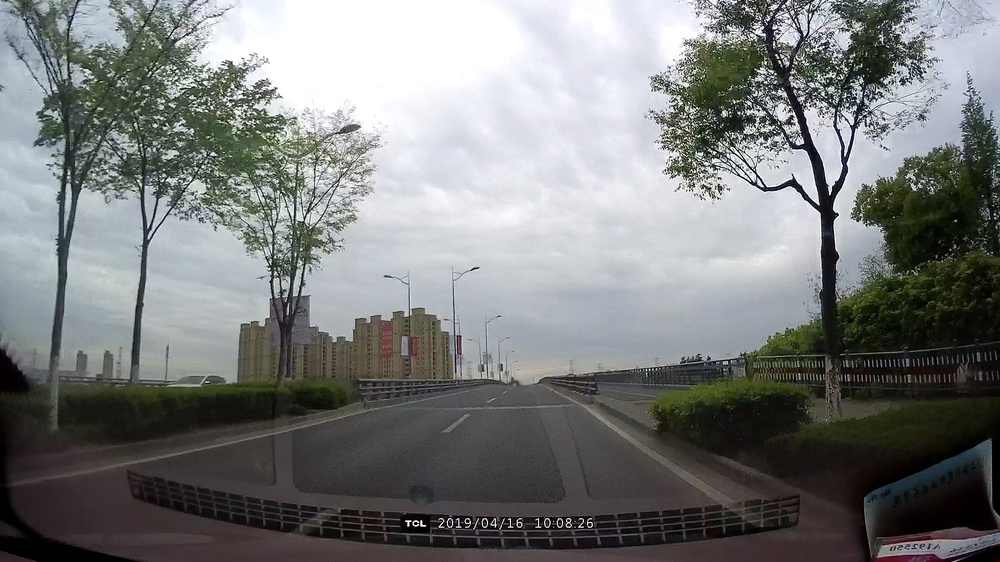
%> input picture test_1.jpg, 1000 x 562 px, shrunk from 1920 x 1080 before the run
$ octave --eval "result = get_mask(imread('test_1.jpg'));"   (GNU Octave 9; MATLAB toolbox functions it lacks are replaced by stand-ins)
%> lines starting %> are read from the running program, lines starting %| are printed output that depends on the picture; in (x1, y1, x2, y2) boxes, pixels count from 0 and x2, y2 are one past the last pixel; in counts of white or black regions, pixels touching at a corner belong together; the program's own positions count from 1
%MASK预处理
function  Iedge = get_mask (I)
    % [6 lines of commented-out code are left out]
    Ihsv=rgb2hsv(I); %色调、饱和度、明度提取法
%> Ihsv: size 562x1000x3 double; mean H, S, V 0.446, 0.153, 0.503
    Iv=Ihsv(:,:,2);                    %提取饱和度空间
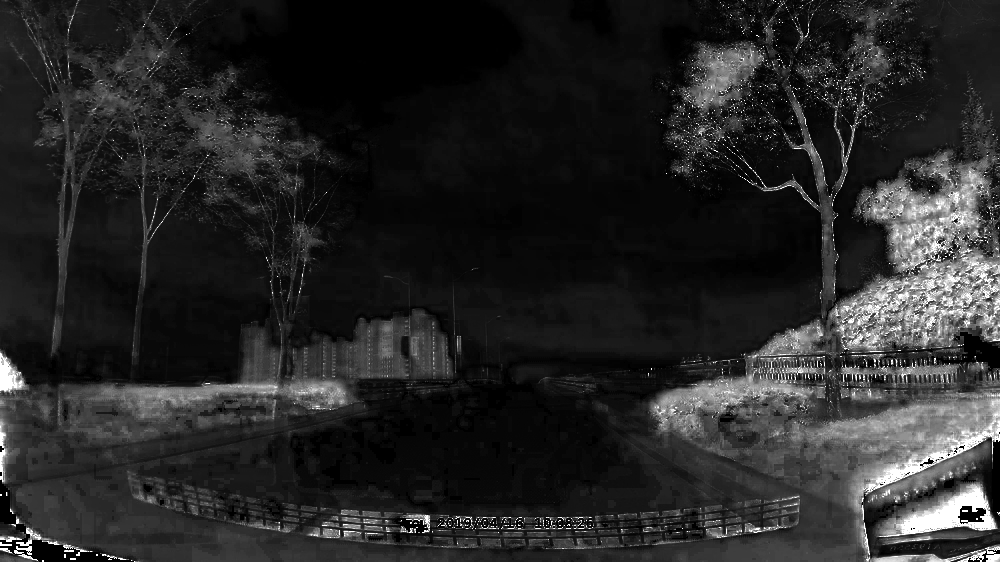
%> Iv: size 562x1000 double; min 0, max 1, mean 0.153
    Ivl = Iv(:, :, :);
    Iedge=edge(Ivl,'Canny');    %边沿检测
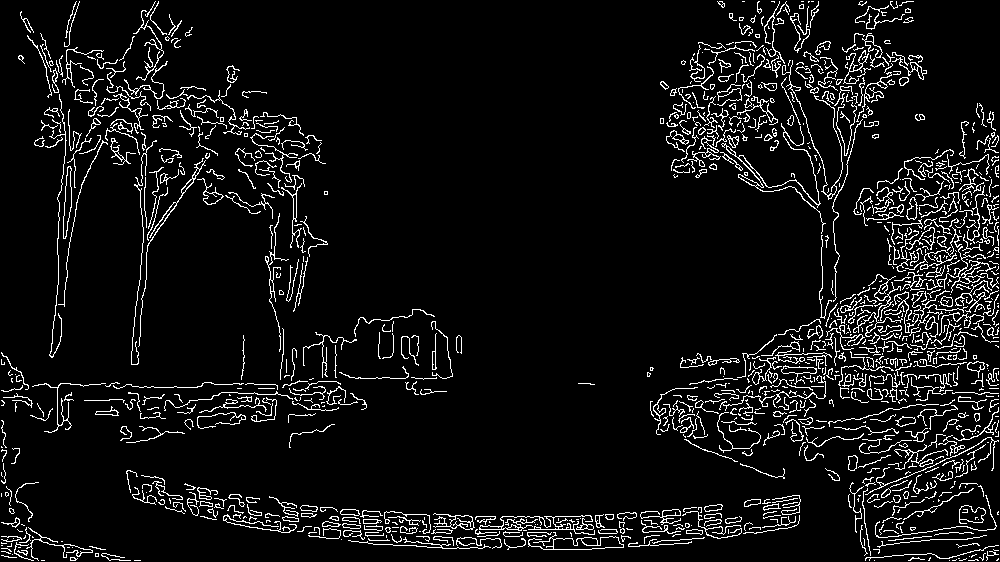
%> Iedge: size 562x1000 logical; 7% white in thin lines or dots
    Iedge = imdilate(Iedge,ones(5)); %膨胀
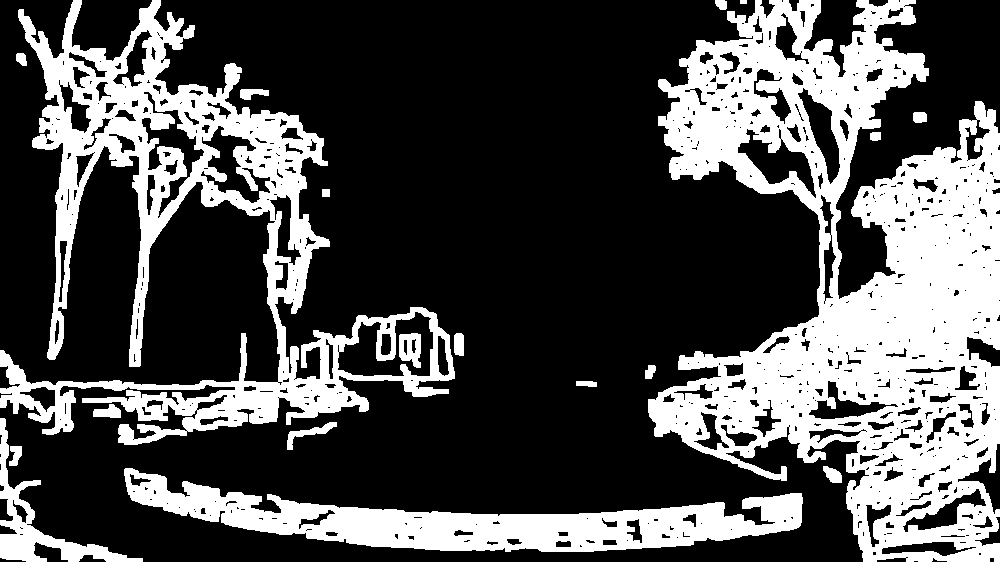
%> Iedge: size 562x1000 logical; 31% white; 19 white regions, largest, box (x1, y1, x2, y2) and area: (648, 0, 1000, 562) 95975, (0, 0, 455, 445) 49469, (124, 468, 803, 552) 22342

    %形态学 滤波 填孔 开操作过滤颗粒
    Iedge = imfilter(Iedge, fspecial('gaussian',10,15), 'replicate', 'conv');
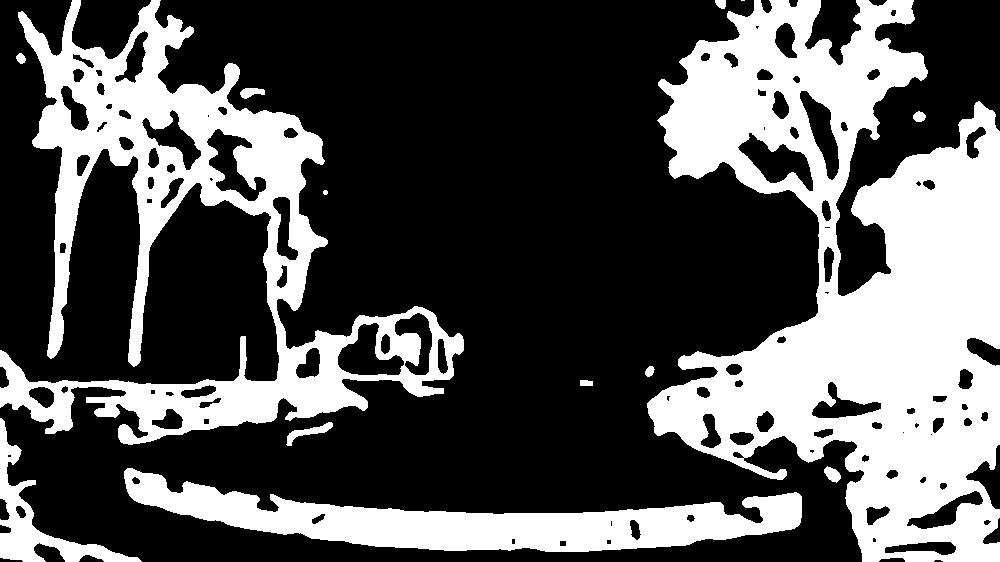
%> Iedge: size 562x1000 logical; 33.4% white; 14 white regions (1 under 20 px), largest, box (x1, y1, x2, y2) and area: (647, 0, 1000, 562) 103656, (0, 0, 464, 445) 55341, (124, 468, 802, 552) 23427
    Iedge = bwfill(Iedge, 'holes');
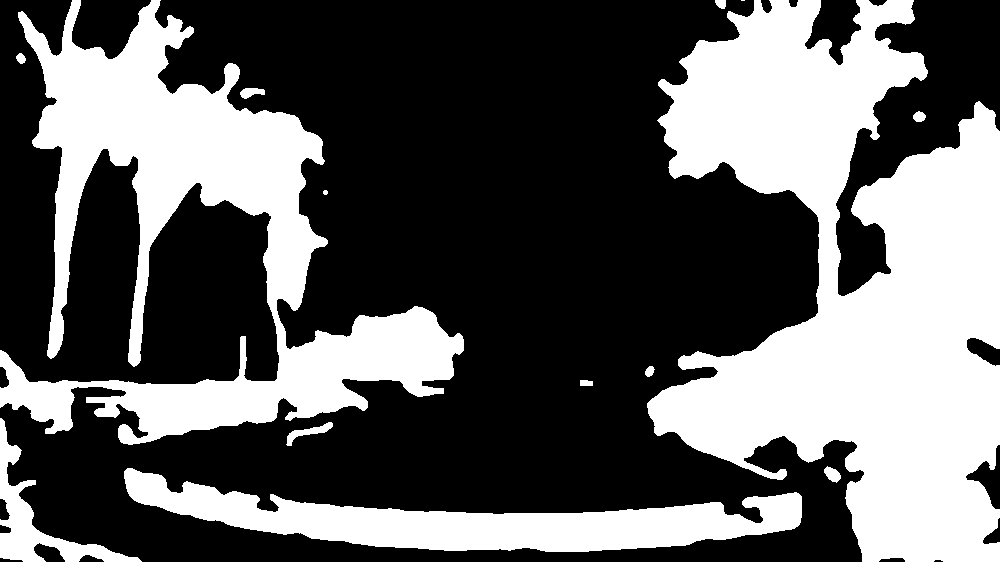
%> Iedge: size 562x1000 logical; 37.5% white; 14 white regions (1 under 20 px), largest, box (x1, y1, x2, y2) and area: (647, 0, 1000, 562) 114513, (0, 0, 464, 445) 67126, (124, 468, 802, 552) 23788
    SE = strel('square', 15);
    Iedge = imopen(Iedge, SE);
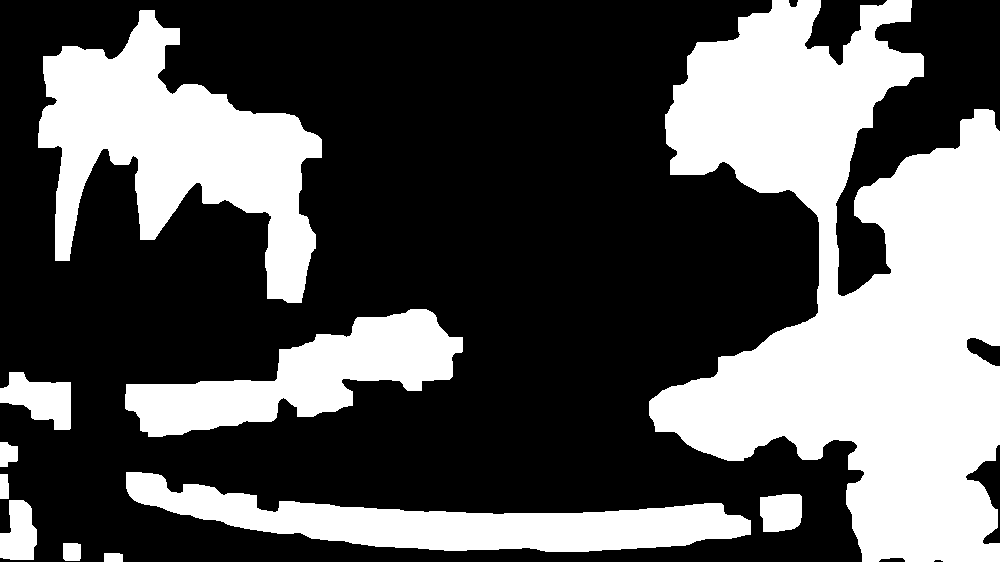
%> Iedge: size 562x1000 logical; 34.9% white; 11 white regions, largest, box (x1, y1, x2, y2) and area: (649, 0, 1000, 562) 111886, (38, 10, 322, 303) 37287, (126, 472, 751, 552) 21707

    % [12 lines of commented-out code are left out]
end
%
% hold on
% %左方直线检测与绘制
% %得到霍夫空间
% [H1,T1,R1] = hough(Iedge,'Theta',20:0.1:60);
% % 输入二值图像BW，角度范围与步进（最大，[-90, 90)）,返回 H-霍夫空间，T-theta，R-p
% % 求极值点 输入霍夫空间和极值数量，返回极值的坐标
% Peaks1=houghpeaks(H1,peaks_num,'threshold',ceil(0.3*max(H1(:))));
% %得到线段信息 返回lines是一个包含图像中线段首末点、p、theta的结构体
% lines=houghlines(Iedge,T1,R1,Peaks1,'FillGap',50,'MinLength',7);
% %绘制线段
%  for k=1:length(lines)
%     xy=[lines(k).point1;lines(k).point2];
%     plot(xy(:,1),xy(:,2)+bias,'LineWidth',2,'Color','r');
%  end
%
%  %右方直线检测与绘制
% [H2,T2,R2] = hough(Iedge,'Theta',-60:0.1:-20);
% Peaks2=houghpeaks(H2,peaks_num,'threshold',ceil(0.3*max(H2(:))));
% lines2=houghlines(Iedge,T2,R2,Peaks2,'FillGap',50,'MinLength',7);
%
% for k=1:length(lines2)
%     xy1=[lines2(k).point1;lines2(k).point2];
%     plot(xy1(:,1),xy1(:,2)+bias,'LineWidth',2,'Color','b');
% end
%
% hold off

$ run again, on test_2.jpg
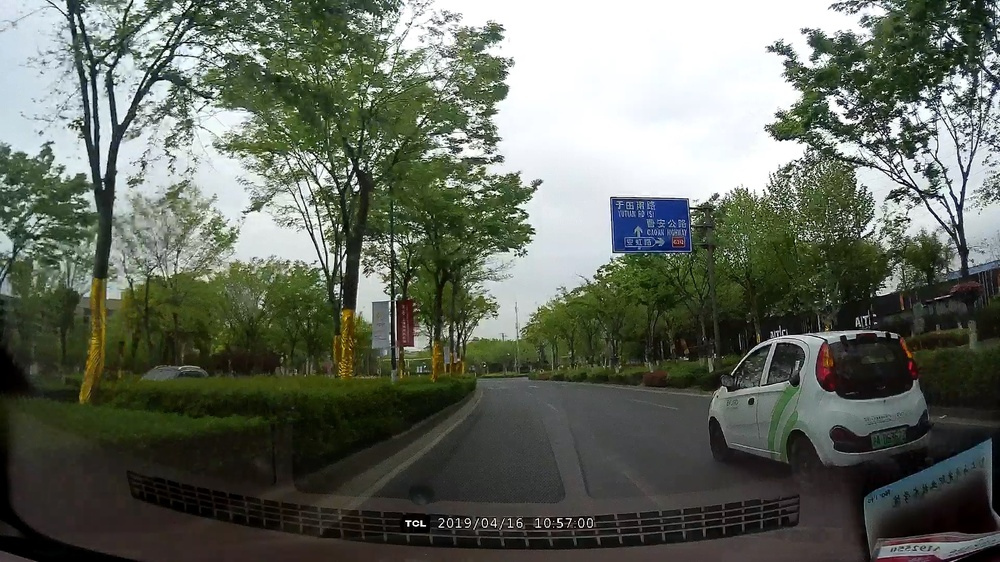
%> input picture test_2.jpg, 1000 x 562 px, shrunk from 1920 x 1080 before the run
%> Ihsv: size 562x1000x3 double; mean H, S, V 0.306, 0.266, 0.422
%> in get_mask, `Iedge=edge(Ivl,'Canny');`:
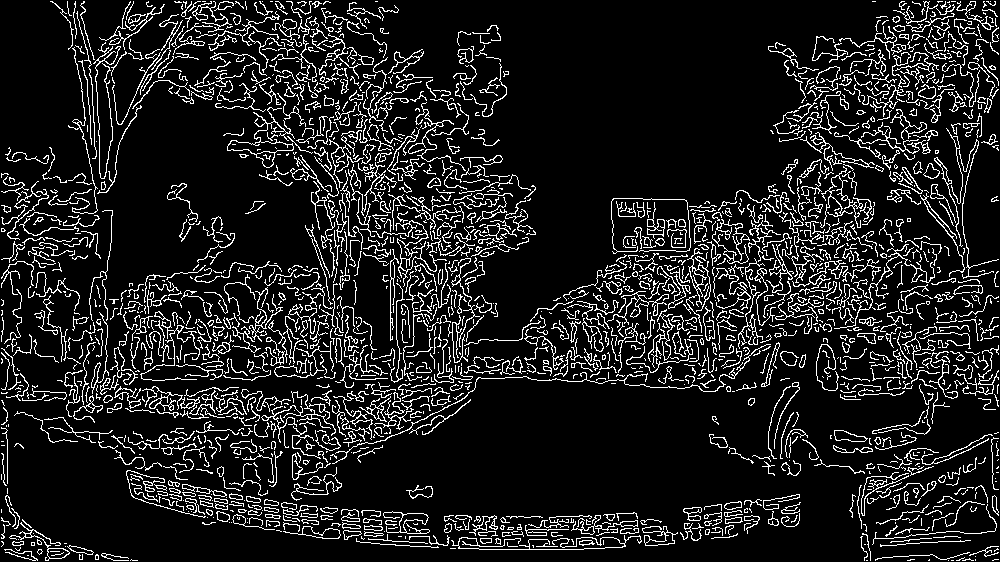
%> Iedge: size 562x1000 logical; 12% white in thin lines or dots
%> in get_mask, `Iedge = imopen(Iedge, SE);`:
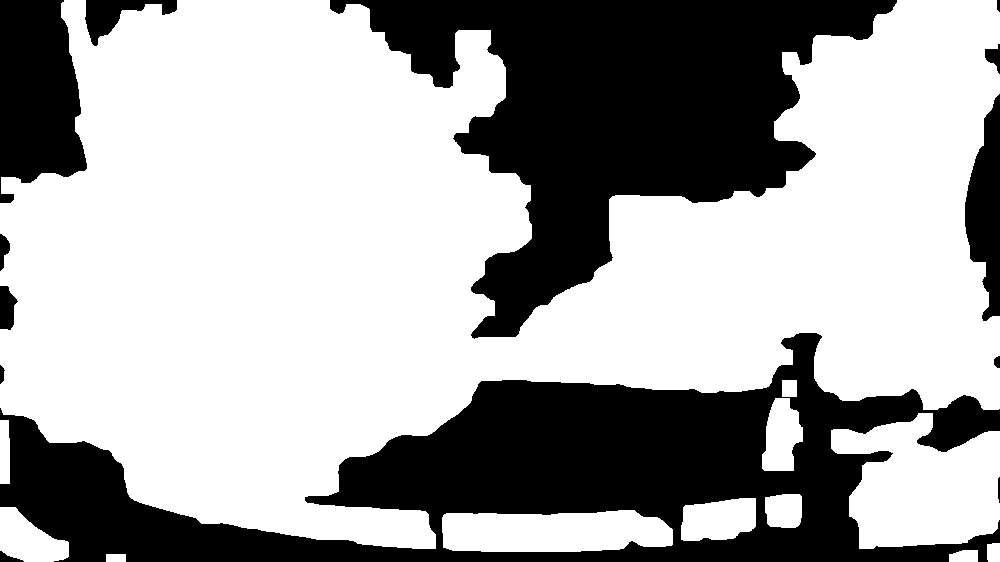
%> Iedge: size 562x1000 logical; 65.1% white; 13 black regions, largest, box (x1, y1, x2, y2) and area: (0, 333, 1000, 562) 94532, (330, 0, 897, 339) 80032, (0, 0, 87, 203) 13361

$ run again, on test_3.jpg
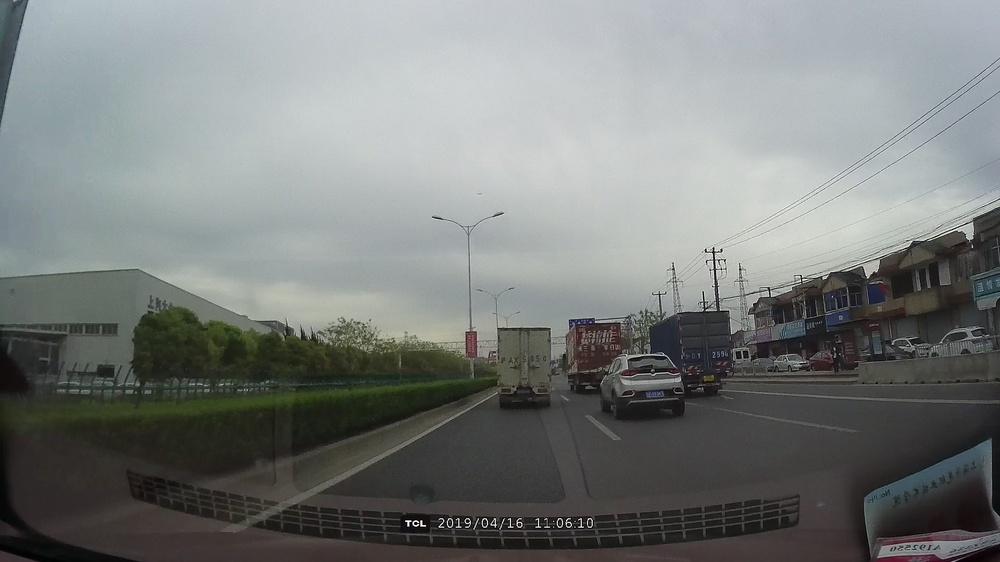
%> input picture test_3.jpg, 1000 x 562 px, shrunk from 1920 x 1080 before the run
%> Ihsv: size 562x1000x3 double; mean H, S, V 0.382, 0.0967, 0.5
%> in get_mask, `Iedge=edge(Ivl,'Canny');`:
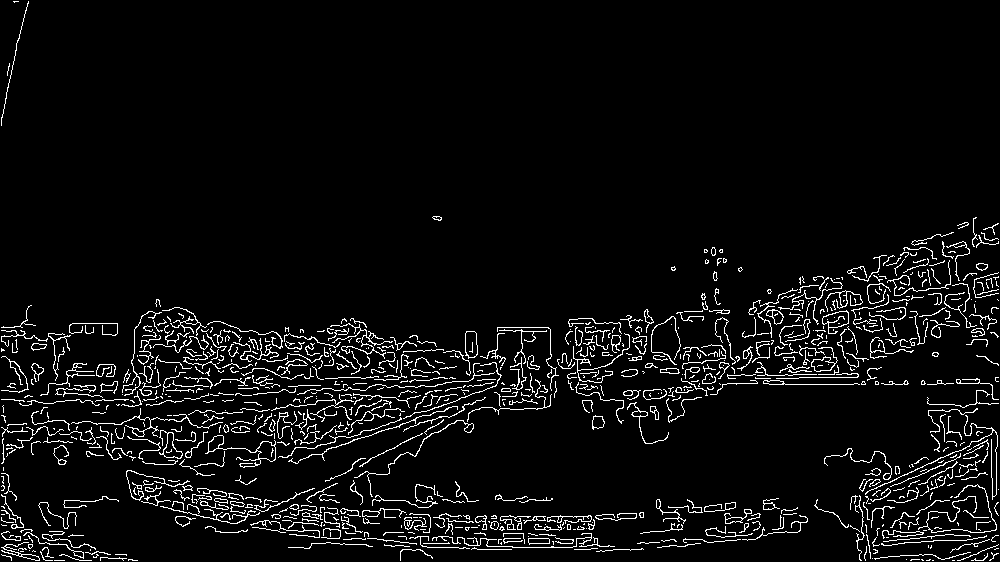
%> Iedge: size 562x1000 logical; 5.2% white in thin lines or dots
%> in get_mask, `Iedge = imopen(Iedge, SE);`:
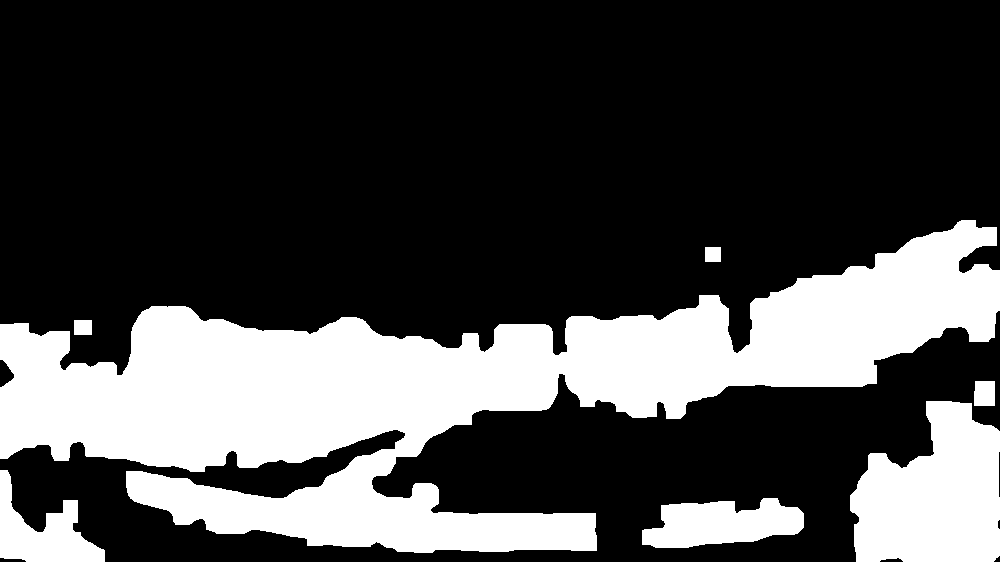
%> Iedge: size 562x1000 logical; 28.1% white; 7 white regions, largest, box (x1, y1, x2, y2) and area: (0, 220, 1000, 553) 128772, (850, 401, 1000, 562) 18022, (642, 498, 804, 548) 5651
